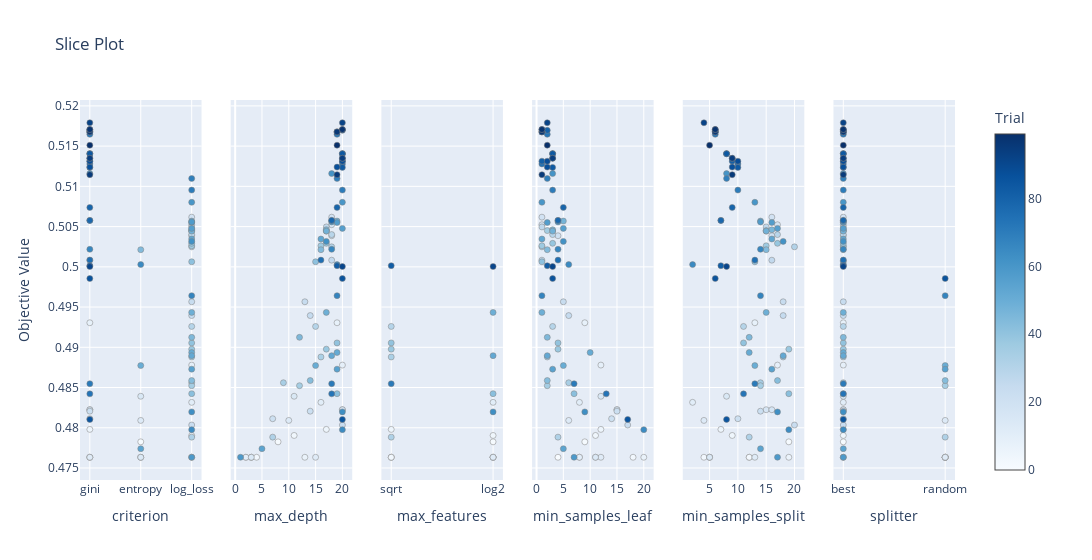

Notebook code cell kept with this figure:
### Code cell
optuna.visualization.plot_slice(study)

### Figure 1 — Plotly figure (JSON) as saved in the notebook; plotly's stock layout.template omitted (floating-point values rounded to 4 significant figures)
{"data": [{"marker": {"color": [0, 1, 2, 3, 4, 5, 6, 7, 8, 9, 10, 11, 12, 13, 14, 15, 16, 17, 18, 19, 20, 21, 22, 23, 24, 25, 26, 27, 28, 29, 30, 31, 32, 33, 34, 35, 36, 37, 38, 39, 40, 41, 42, 43, 44, 45, 46, 47, 48, 49, 50, 51, 52, 53, 54, 55, 56, 57, 58, 59, 60, 61, 62, 63, 64, 65, 66, 67, 68, 69, 70, 71, 72, 73, 74, 75, 76, 77, 78, 79, 80, 81, 82, 83, 84, 85, 86, 87, 88, 89, 90, 91, 92, 93, 94, 95, 96, 97, 98, 99], "colorbar": {"title": {"text": "Trial"}, "x": 1, "xpad": 40}, "colorscale": [[0, "rgb(247,251,255)"], [0.125, "rgb(222,235,247)"], [0.25, "rgb(198,219,239)"], [0.375, "rgb(158,202,225)"], [0.5, "rgb(107,174,214)"], [0.625, "rgb(66,146,198)"], [0.75, "rgb(33,113,181)"], [0.875, "rgb(8,81,156)"], [1, "rgb(8,48,107)"]], "line": {"color": "Grey", "width": 0.5}, "showscale": true}, "mode": "markers", "name": "Feasible Trial", "showlegend": false, "type": "scatter", "x": ["log_loss", "entropy", "log_loss", "gini", "log_loss", "gini", "entropy", "gini", "gini", "log_loss", "entropy", "log_loss", "gini", "entropy", "entropy", "entropy", "gini", "gini", "log_loss", "log_loss", "log_loss", "gini", "gini", "log_loss", "log_loss", "log_loss", "gini", "log_loss", "log_loss", "log_loss", "log_loss", "log_loss", "log_loss", "log_loss", "log_loss", "log_loss", "log_loss", "log_loss", "log_loss", "log_loss", "log_loss", "log_loss", "log_loss", "log_loss", "entropy", "log_loss", "log_loss", "log_loss", "log_loss", "log_loss", "entropy", "log_loss", "log_loss", "log_loss", "entropy", "log_loss", "log_loss", "log_loss", "log_loss", "log_loss", "log_loss", "gini", "log_loss", "log_loss", "log_loss", "entropy", "gini", "log_loss", "gini", "log_loss", "log_loss", "gini", "gini", "gini", "gini", "gini", "gini", "gini", "gini", "gini", "gini", "gini", "gini", "gini", "gini", "gini", "gini", "gini", "gini", "gini", "gini", "gini", "gini", "gini", "gini", "gini", "gini", "gini", "gini", "gini"], "xaxis": "x", "y": [0.4763, 0.4783, 0.4763, 0.4763, 0.479, 0.4798, 0.4763, 0.4763, 0.4931, 0.4878, 0.4763, 0.4832, 0.4763, 0.4809, 0.4763, 0.4839, 0.4822, 0.4822, 0.5052, 0.5062, 0.5039, 0.4811, 0.4821, 0.4803, 0.4957, 0.4939, 0.5008, 0.505, 0.5044, 0.504, 0.4926, 0.5025, 0.4788, 0.4888, 0.4856, 0.4852, 0.5045, 0.5026, 0.4898, 0.5029, 0.4905, 0.5006, 0.4842, 0.4859, 0.5021, 0.4912, 0.5046, 0.5057, 0.5044, 0.4943, 0.4877, 0.4893, 0.489, 0.5035, 0.4774, 0.4873, 0.5048, 0.5055, 0.5056, 0.4763, 0.508, 0.5116, 0.5032, 0.482, 0.4798, 0.5003, 0.5022, 0.4964, 0.5058, 0.511, 0.5095, 0.4855, 0.5165, 0.4842, 0.5128, 0.5008, 0.5141, 0.5141, 0.5058, 0.5074, 0.517, 0.5131, 0.5001, 0.5124, 0.5141, 0.481, 0.4985, 0.5124, 0.5131, 0.5168, 0.5168, 0.5, 0.5179, 0.5135, 0.5135, 0.5115, 0.5168, 0.5171, 0.5171, 0.5151], "yaxis": "y"}, {"marker": {"color": [0, 1, 2, 3, 4, 5, 6, 7, 8, 9, 10, 11, 12, 13, 14, 15, 16, 17, 18, 19, 20, 21, 22, 23, 24, 25, 26, 27, 28, 29, 30, 31, 32, 33, 34, 35, 36, 37, 38, 39, 40, 41, 42, 43, 44, 45, 46, 47, 48, 49, 50, 51, 52, 53, 54, 55, 56, 57, 58, 59, 60, 61, 62, 63, 64, 65, 66, 67, 68, 69, 70, 71, 72, 73, 74, 75, 76, 77, 78, 79, 80, 81, 82, 83, 84, 85, 86, 87, 88, 89, 90, 91, 92, 93, 94, 95, 96, 97, 98, 99], "colorbar": {"title": {"text": "Trial"}, "x": 1, "xpad": 40}, "colorscale": [[0, "rgb(247,251,255)"], [0.125, "rgb(222,235,247)"], [0.25, "rgb(198,219,239)"], [0.375, "rgb(158,202,225)"], [0.5, "rgb(107,174,214)"], [0.625, "rgb(66,146,198)"], [0.75, "rgb(33,113,181)"], [0.875, "rgb(8,81,156)"], [1, "rgb(8,48,107)"]], "line": {"color": "Grey", "width": 0.5}, "showscale": false}, "mode": "markers", "name": "Feasible Trial", "showlegend": false, "type": "scatter", "x": [3, 8, 3, 4, 11, 17, 2, 13, 19, 20, 2, 16, 15, 10, 3, 11, 20, 20, 18, 18, 18, 7, 14, 20, 13, 14, 18, 17, 17, 18, 15, 18, 7, 16, 9, 12, 17, 16, 17, 17, 19, 15, 19, 14, 16, 12, 17, 19, 17, 17, 15, 19, 18, 16, 5, 19, 20, 19, 18, 1, 20, 18, 17, 20, 20, 19, 18, 19, 18, 19, 20, 18, 19, 18, 20, 16, 20, 20, 18, 19, 20, 20, 19, 20, 20, 20, 20, 19, 20, 19, 19, 20, 20, 20, 20, 19, 19, 20, 20, 19], "xaxis": "x2", "y": [0.4763, 0.4783, 0.4763, 0.4763, 0.479, 0.4798, 0.4763, 0.4763, 0.4931, 0.4878, 0.4763, 0.4832, 0.4763, 0.4809, 0.4763, 0.4839, 0.4822, 0.4822, 0.5052, 0.5062, 0.5039, 0.4811, 0.4821, 0.4803, 0.4957, 0.4939, 0.5008, 0.505, 0.5044, 0.504, 0.4926, 0.5025, 0.4788, 0.4888, 0.4856, 0.4852, 0.5045, 0.5026, 0.4898, 0.5029, 0.4905, 0.5006, 0.4842, 0.4859, 0.5021, 0.4912, 0.5046, 0.5057, 0.5044, 0.4943, 0.4877, 0.4893, 0.489, 0.5035, 0.4774, 0.4873, 0.5048, 0.5055, 0.5056, 0.4763, 0.508, 0.5116, 0.5032, 0.482, 0.4798, 0.5003, 0.5022, 0.4964, 0.5058, 0.511, 0.5095, 0.4855, 0.5165, 0.4842, 0.5128, 0.5008, 0.5141, 0.5141, 0.5058, 0.5074, 0.517, 0.5131, 0.5001, 0.5124, 0.5141, 0.481, 0.4985, 0.5124, 0.5131, 0.5168, 0.5168, 0.5, 0.5179, 0.5135, 0.5135, 0.5115, 0.5168, 0.5171, 0.5171, 0.5151], "yaxis": "y2"}, {"marker": {"color": [0, 1, 2, 3, 4, 5, 6, 7, 8, 9, 10, 11, 12, 13, 14, 15, 16, 17, 18, 19, 20, 21, 22, 23, 24, 25, 26, 27, 28, 29, 30, 31, 32, 33, 34, 35, 36, 37, 38, 39, 40, 41, 42, 43, 44, 45, 46, 47, 48, 49, 50, 51, 52, 53, 54, 55, 56, 57, 58, 59, 60, 61, 62, 63, 64, 65, 66, 67, 68, 69, 70, 71, 72, 73, 74, 75, 76, 77, 78, 79, 80, 81, 82, 83, 84, 85, 86, 87, 88, 89, 90, 91, 92, 93, 94, 95, 96, 97, 98, 99], "colorbar": {"title": {"text": "Trial"}, "x": 1, "xpad": 40}, "colorscale": [[0, "rgb(247,251,255)"], [0.125, "rgb(222,235,247)"], [0.25, "rgb(198,219,239)"], [0.375, "rgb(158,202,225)"], [0.5, "rgb(107,174,214)"], [0.625, "rgb(66,146,198)"], [0.75, "rgb(33,113,181)"], [0.875, "rgb(8,81,156)"], [1, "rgb(8,48,107)"]], "line": {"color": "Grey", "width": 0.5}, "showscale": false}, "mode": "markers", "name": "Feasible Trial", "showlegend": false, "type": "scatter", "x": ["sqrt", "log2", "sqrt", "sqrt", "log2", "sqrt", "log2", "log2", null, null, "log2", "log2", "log2", null, null, null, null, null, null, null, null, null, null, null, null, null, null, null, null, null, "sqrt", null, "sqrt", "sqrt", null, null, null, null, "sqrt", null, "sqrt", null, "log2", null, null, null, null, null, null, "log2", null, null, "log2", null, null, null, null, null, null, null, null, null, null, "log2", null, null, null, null, null, null, null, "sqrt", null, null, null, null, null, null, null, null, null, null, "sqrt", null, null, null, null, null, null, null, null, "log2", null, null, null, null, null, null, null, null], "xaxis": "x3", "y": [0.4763, 0.4783, 0.4763, 0.4763, 0.479, 0.4798, 0.4763, 0.4763, 0.4931, 0.4878, 0.4763, 0.4832, 0.4763, 0.4809, 0.4763, 0.4839, 0.4822, 0.4822, 0.5052, 0.5062, 0.5039, 0.4811, 0.4821, 0.4803, 0.4957, 0.4939, 0.5008, 0.505, 0.5044, 0.504, 0.4926, 0.5025, 0.4788, 0.4888, 0.4856, 0.4852, 0.5045, 0.5026, 0.4898, 0.5029, 0.4905, 0.5006, 0.4842, 0.4859, 0.5021, 0.4912, 0.5046, 0.5057, 0.5044, 0.4943, 0.4877, 0.4893, 0.489, 0.5035, 0.4774, 0.4873, 0.5048, 0.5055, 0.5056, 0.4763, 0.508, 0.5116, 0.5032, 0.482, 0.4798, 0.5003, 0.5022, 0.4964, 0.5058, 0.511, 0.5095, 0.4855, 0.5165, 0.4842, 0.5128, 0.5008, 0.5141, 0.5141, 0.5058, 0.5074, 0.517, 0.5131, 0.5001, 0.5124, 0.5141, 0.481, 0.4985, 0.5124, 0.5131, 0.5168, 0.5168, 0.5, 0.5179, 0.5135, 0.5135, 0.5115, 0.5168, 0.5171, 0.5171, 0.5151], "yaxis": "y3"}, {"marker": {"color": [0, 1, 2, 3, 4, 5, 6, 7, 8, 9, 10, 11, 12, 13, 14, 15, 16, 17, 18, 19, 20, 21, 22, 23, 24, 25, 26, 27, 28, 29, 30, 31, 32, 33, 34, 35, 36, 37, 38, 39, 40, 41, 42, 43, 44, 45, 46, 47, 48, 49, 50, 51, 52, 53, 54, 55, 56, 57, 58, 59, 60, 61, 62, 63, 64, 65, 66, 67, 68, 69, 70, 71, 72, 73, 74, 75, 76, 77, 78, 79, 80, 81, 82, 83, 84, 85, 86, 87, 88, 89, 90, 91, 92, 93, 94, 95, 96, 97, 98, 99], "colorbar": {"title": {"text": "Trial"}, "x": 1, "xpad": 40}, "colorscale": [[0, "rgb(247,251,255)"], [0.125, "rgb(222,235,247)"], [0.25, "rgb(198,219,239)"], [0.375, "rgb(158,202,225)"], [0.5, "rgb(107,174,214)"], [0.625, "rgb(66,146,198)"], [0.75, "rgb(33,113,181)"], [0.875, "rgb(8,81,156)"], [1, "rgb(8,48,107)"]], "line": {"color": "Grey", "width": 0.5}, "showscale": false}, "mode": "markers", "name": "Feasible Trial", "showlegend": false, "type": "scatter", "x": [4, 9, 8, 18, 11, 12, 11, 20, 9, 12, 8, 8, 12, 6, 11, 12, 15, 15, 1, 1, 4, 14, 15, 17, 5, 6, 1, 1, 3, 3, 3, 1, 4, 2, 6, 2, 2, 1, 4, 3, 4, 1, 7, 2, 2, 2, 3, 5, 3, 1, 5, 10, 2, 1, 5, 3, 5, 2, 4, 7, 1, 3, 5, 9, 20, 6, 4, 1, 4, 2, 3, 7, 2, 13, 1, 4, 3, 3, 4, 5, 2, 1, 2, 3, 3, 17, 3, 2, 2, 1, 1, 3, 2, 3, 3, 1, 1, 1, 1, 2], "xaxis": "x4", "y": [0.4763, 0.4783, 0.4763, 0.4763, 0.479, 0.4798, 0.4763, 0.4763, 0.4931, 0.4878, 0.4763, 0.4832, 0.4763, 0.4809, 0.4763, 0.4839, 0.4822, 0.4822, 0.5052, 0.5062, 0.5039, 0.4811, 0.4821, 0.4803, 0.4957, 0.4939, 0.5008, 0.505, 0.5044, 0.504, 0.4926, 0.5025, 0.4788, 0.4888, 0.4856, 0.4852, 0.5045, 0.5026, 0.4898, 0.5029, 0.4905, 0.5006, 0.4842, 0.4859, 0.5021, 0.4912, 0.5046, 0.5057, 0.5044, 0.4943, 0.4877, 0.4893, 0.489, 0.5035, 0.4774, 0.4873, 0.5048, 0.5055, 0.5056, 0.4763, 0.508, 0.5116, 0.5032, 0.482, 0.4798, 0.5003, 0.5022, 0.4964, 0.5058, 0.511, 0.5095, 0.4855, 0.5165, 0.4842, 0.5128, 0.5008, 0.5141, 0.5141, 0.5058, 0.5074, 0.517, 0.5131, 0.5001, 0.5124, 0.5141, 0.481, 0.4985, 0.5124, 0.5131, 0.5168, 0.5168, 0.5, 0.5179, 0.5135, 0.5135, 0.5115, 0.5168, 0.5171, 0.5171, 0.5151], "yaxis": "y4"}, {"marker": {"color": [0, 1, 2, 3, 4, 5, 6, 7, 8, 9, 10, 11, 12, 13, 14, 15, 16, 17, 18, 19, 20, 21, 22, 23, 24, 25, 26, 27, 28, 29, 30, 31, 32, 33, 34, 35, 36, 37, 38, 39, 40, 41, 42, 43, 44, 45, 46, 47, 48, 49, 50, 51, 52, 53, 54, 55, 56, 57, 58, 59, 60, 61, 62, 63, 64, 65, 66, 67, 68, 69, 70, 71, 72, 73, 74, 75, 76, 77, 78, 79, 80, 81, 82, 83, 84, 85, 86, 87, 88, 89, 90, 91, 92, 93, 94, 95, 96, 97, 98, 99], "colorbar": {"title": {"text": "Trial"}, "x": 1, "xpad": 40}, "colorscale": [[0, "rgb(247,251,255)"], [0.125, "rgb(222,235,247)"], [0.25, "rgb(198,219,239)"], [0.375, "rgb(158,202,225)"], [0.5, "rgb(107,174,214)"], [0.625, "rgb(66,146,198)"], [0.75, "rgb(33,113,181)"], [0.875, "rgb(8,81,156)"], [1, "rgb(8,48,107)"]], "line": {"color": "Grey", "width": 0.5}, "showscale": false}, "mode": "markers", "name": "Feasible Trial", "showlegend": false, "type": "scatter", "x": [12, 19, 12, 4, 9, 7, 19, 5, 13, 17, 5, 2, 13, 4, 5, 8, 15, 16, 17, 16, 16, 10, 14, 20, 18, 18, 16, 15, 15, 17, 11, 20, 12, 18, 14, 14, 15, 15, 19, 17, 11, 13, 19, 17, 15, 12, 16, 14, 15, 15, 13, 12, 18, 16, 14, 16, 17, 16, 14, 17, 13, 8, 18, 17, 19, 2, 14, 14, 7, 8, 10, 13, 6, 11, 10, 13, 8, 8, 7, 9, 6, 9, 7, 10, 8, 8, 6, 9, 10, 6, 6, 8, 4, 9, 9, 9, 6, 6, 6, 5], "xaxis": "x5", "y": [0.4763, 0.4783, 0.4763, 0.4763, 0.479, 0.4798, 0.4763, 0.4763, 0.4931, 0.4878, 0.4763, 0.4832, 0.4763, 0.4809, 0.4763, 0.4839, 0.4822, 0.4822, 0.5052, 0.5062, 0.5039, 0.4811, 0.4821, 0.4803, 0.4957, 0.4939, 0.5008, 0.505, 0.5044, 0.504, 0.4926, 0.5025, 0.4788, 0.4888, 0.4856, 0.4852, 0.5045, 0.5026, 0.4898, 0.5029, 0.4905, 0.5006, 0.4842, 0.4859, 0.5021, 0.4912, 0.5046, 0.5057, 0.5044, 0.4943, 0.4877, 0.4893, 0.489, 0.5035, 0.4774, 0.4873, 0.5048, 0.5055, 0.5056, 0.4763, 0.508, 0.5116, 0.5032, 0.482, 0.4798, 0.5003, 0.5022, 0.4964, 0.5058, 0.511, 0.5095, 0.4855, 0.5165, 0.4842, 0.5128, 0.5008, 0.5141, 0.5141, 0.5058, 0.5074, 0.517, 0.5131, 0.5001, 0.5124, 0.5141, 0.481, 0.4985, 0.5124, 0.5131, 0.5168, 0.5168, 0.5, 0.5179, 0.5135, 0.5135, 0.5115, 0.5168, 0.5171, 0.5171, 0.5151], "yaxis": "y5"}, {"marker": {"color": [0, 1, 2, 3, 4, 5, 6, 7, 8, 9, 10, 11, 12, 13, 14, 15, 16, 17, 18, 19, 20, 21, 22, 23, 24, 25, 26, 27, 28, 29, 30, 31, 32, 33, 34, 35, 36, 37, 38, 39, 40, 41, 42, 43, 44, 45, 46, 47, 48, 49, 50, 51, 52, 53, 54, 55, 56, 57, 58, 59, 60, 61, 62, 63, 64, 65, 66, 67, 68, 69, 70, 71, 72, 73, 74, 75, 76, 77, 78, 79, 80, 81, 82, 83, 84, 85, 86, 87, 88, 89, 90, 91, 92, 93, 94, 95, 96, 97, 98, 99], "colorbar": {"title": {"text": "Trial"}, "x": 1, "xpad": 40}, "colorscale": [[0, "rgb(247,251,255)"], [0.125, "rgb(222,235,247)"], [0.25, "rgb(198,219,239)"], [0.375, "rgb(158,202,225)"], [0.5, "rgb(107,174,214)"], [0.625, "rgb(66,146,198)"], [0.75, "rgb(33,113,181)"], [0.875, "rgb(8,81,156)"], [1, "rgb(8,48,107)"]], "line": {"color": "Grey", "width": 0.5}, "showscale": false}, "mode": "markers", "name": "Feasible Trial", "showlegend": false, "type": "scatter", "x": ["random", "best", "random", "best", "best", "best", "random", "random", "best", "best", "random", "best", "random", "random", "best", "best", "best", "best", "best", "best", "best", "best", "best", "best", "best", "best", "best", "best", "best", "best", "best", "best", "random", "best", "best", "random", "best", "best", "best", "best", "best", "best", "best", "random", "best", "best", "best", "best", "best", "best", "random", "best", "best", "best", "best", "random", "best", "best", "best", "best", "best", "best", "best", "best", "best", "best", "best", "random", "best", "best", "best", "best", "best", "best", "best", "best", "best", "best", "best", "best", "best", "best", "best", "best", "best", "best", "random", "best", "best", "best", "best", "best", "best", "best", "best", "best", "best", "best", "best", "best"], "xaxis": "x6", "y": [0.4763, 0.4783, 0.4763, 0.4763, 0.479, 0.4798, 0.4763, 0.4763, 0.4931, 0.4878, 0.4763, 0.4832, 0.4763, 0.4809, 0.4763, 0.4839, 0.4822, 0.4822, 0.5052, 0.5062, 0.5039, 0.4811, 0.4821, 0.4803, 0.4957, 0.4939, 0.5008, 0.505, 0.5044, 0.504, 0.4926, 0.5025, 0.4788, 0.4888, 0.4856, 0.4852, 0.5045, 0.5026, 0.4898, 0.5029, 0.4905, 0.5006, 0.4842, 0.4859, 0.5021, 0.4912, 0.5046, 0.5057, 0.5044, 0.4943, 0.4877, 0.4893, 0.489, 0.5035, 0.4774, 0.4873, 0.5048, 0.5055, 0.5056, 0.4763, 0.508, 0.5116, 0.5032, 0.482, 0.4798, 0.5003, 0.5022, 0.4964, 0.5058, 0.511, 0.5095, 0.4855, 0.5165, 0.4842, 0.5128, 0.5008, 0.5141, 0.5141, 0.5058, 0.5074, 0.517, 0.5131, 0.5001, 0.5124, 0.5141, 0.481, 0.4985, 0.5124, 0.5131, 0.5168, 0.5168, 0.5, 0.5179, 0.5135, 0.5135, 0.5115, 0.5168, 0.5171, 0.5171, 0.5151], "yaxis": "y6"}], "layout": {"title": {"text": "Slice Plot"}, "width": 1800, "xaxis": {"anchor": "y", "categoryarray": ["gini", "entropy", "log_loss"], "categoryorder": "array", "domain": [0, 0.1389], "title": {"text": "criterion"}, "type": "category"}, "xaxis2": {"anchor": "y2", "domain": [0.1722, 0.3111], "title": {"text": "max_depth"}}, "xaxis3": {"anchor": "y3", "categoryarray": [null, "sqrt", "log2"], "categoryorder": "array", "domain": [0.3444, 0.4833], "title": {"text": "max_features"}, "type": "category"}, "xaxis4": {"anchor": "y4", "domain": [0.5167, 0.6556], "title": {"text": "min_samples_leaf"}}, "xaxis5": {"anchor": "y5", "domain": [0.6889, 0.8278], "title": {"text": "min_samples_split"}}, "xaxis6": {"anchor": "y6", "categoryarray": ["best", "random"], "categoryorder": "array", "domain": [0.8611, 1], "title": {"text": "splitter"}, "type": "category"}, "yaxis": {"anchor": "x", "domain": [0, 1], "title": {"text": "Objective Value"}}, "yaxis2": {"anchor": "x2", "domain": [0, 1], "matches": "y", "showticklabels": false}, "yaxis3": {"anchor": "x3", "domain": [0, 1], "matches": "y", "showticklabels": false}, "yaxis4": {"anchor": "x4", "domain": [0, 1], "matches": "y", "showticklabels": false}, "yaxis5": {"anchor": "x5", "domain": [0, 1], "matches": "y", "showticklabels": false}, "yaxis6": {"anchor": "x6", "domain": [0, 1], "matches": "y", "showticklabels": false}}}
